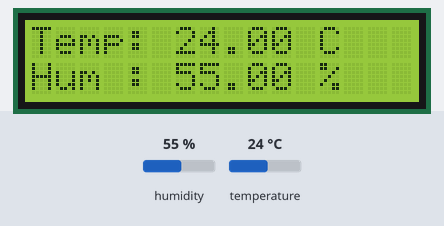
The sketch below on a simulated Arduino Uno, built with avr-gcc and run on an emulated ATmega328P. Shown: 16×2 character LCD. Inputs (shaded band) come from the test bench; at power-on: humidity 55 %, temperature 24 °C.

Above: at 3.2 s.
3.3 s: humidity set to 22 %
At 4.6 s:
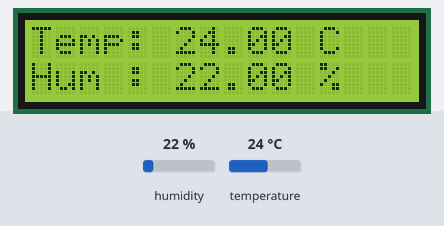
6.0 s: temperature set to 12 °C
At 6.8 s:
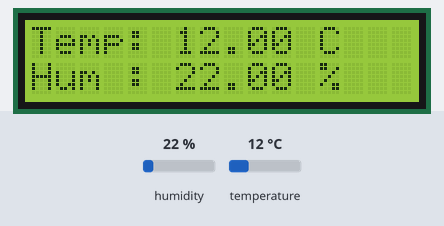
8.7 s: humidity set to 40 %
At 11.3 s:
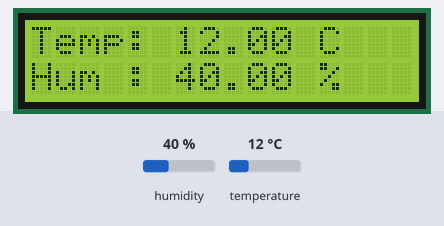
11.8 s: temperature set to 19 °C
At 13.6 s:
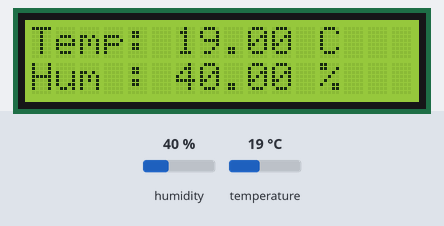
Timing chart, 0 to 15.1 s (numbered marks = the images above; inputs shaded):
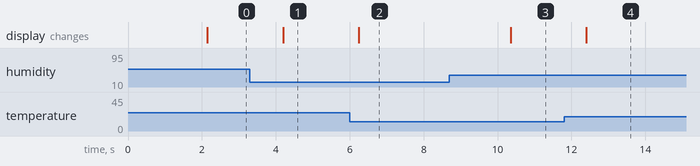

The sketch:

DHT11_I2C_LCD.ino
```cpp
#include <Wire.h>
#include <LiquidCrystal_I2C.h>
#include <DHT.h>

/* ----------- DHT SETTINGS ----------- */
#define DHTPIN A2
#define DHTTYPE DHT11

DHT dht(DHTPIN, DHTTYPE);

/* ----------- LCD SETTINGS ----------- */
LiquidCrystal_I2C lcd(0x27, 16, 2); // Try 0x3F if needed

void setup() {
  Wire.begin();
  lcd.begin(16, 2);
  lcd.backlight();
  dht.begin();

  lcd.setCursor(0, 0);
  lcd.print("DHT11 SENSOR");
  lcd.setCursor(0, 1);
  lcd.print("Starting...");
  delay(2000);
  lcd.clear();
}

void loop() {
  float h = dht.readHumidity();
  float t = dht.readTemperature();

  if (isnan(h) || isnan(t)) {
    lcd.clear();
    lcd.setCursor(0, 0);
    lcd.print("Sensor Error");
    lcd.setCursor(0, 1);
    lcd.print("Check Wiring");
    delay(2000);
    return;
  }

  lcd.clear();
  lcd.setCursor(0, 0);
  lcd.print("Temp: ");
  lcd.print(t);
  lcd.print(" C");

  lcd.setCursor(0, 1);
  lcd.print("Hum : ");
  lcd.print(h);
  lcd.print(" %");

  delay(2000);
}
```

Measured:
- after the input at 3.3 s, the display: changes after 0.90 s (image 1)
- after the input at 6.0 s, the display: changes after 0.25 s (image 2)
- after the input at 8.7 s, the display: changes after 1.7 s (image 3)
- after the input at 11.8 s, the display: changes after 0.61 s (image 4)
